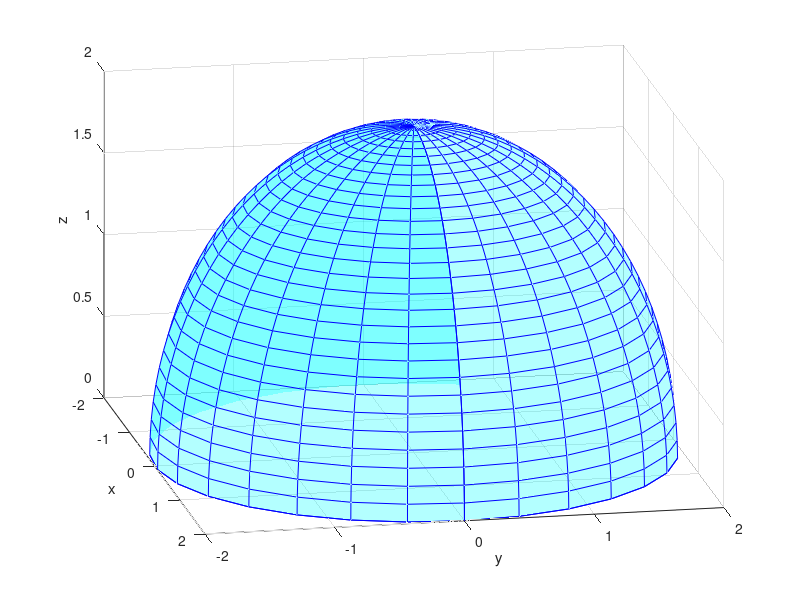

Write MATLAB code to recreate this figure.
clf;
clear all;
clc;
hold on
phi = linspace(0,2*pi,30);
theta = linspace(0,pi/2,30);
[p t] = meshgrid(phi,theta);
x = 2*sin(t).*cos(p);
y = 2*sin(t).*sin(p);
z = 2*cos(t);
surf(x,y,z,'FaceColor','c','FaceAlpha',0.3,'EdgeColor','b');
r = linspace(0,2,30);
[r phi] = meshgrid(r,phi);
x2 = sin(pi/2).*r.*cos(phi);
y2 = sin(pi/2).*r.*sin(phi);
z2 = r.*cos(pi/2);
surf(x2,y2,z2,'FaceColor','y','FaceAlpha',0.3,'EdgeColor','b');
hold on
grid on
view(79, 23);
rotate3d on
xlabel('x');
ylabel('y');
zlabel('z');
